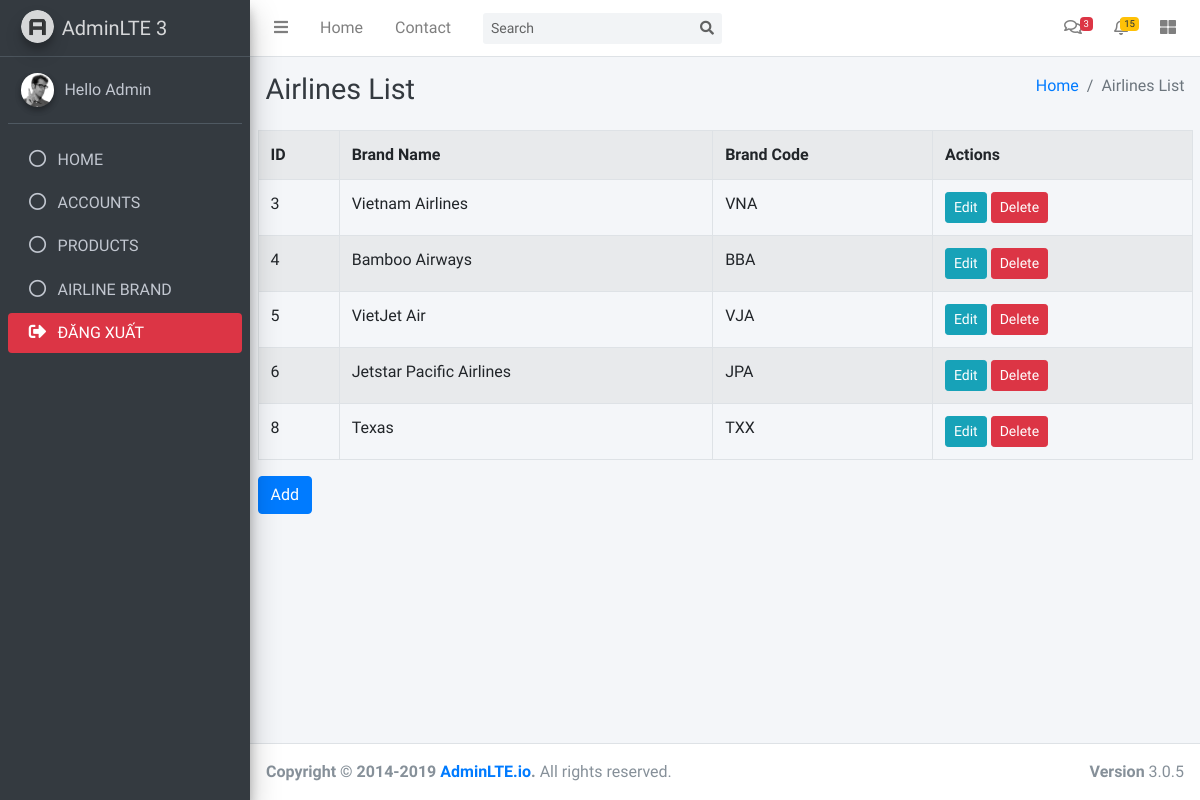
Screenshot of /admin/airlineBrand.php (signed in) with the database file from the repository.
### tables this page shows
CREATE TABLE `airlines` (
  `airline_id` int(11) NOT NULL,
  `airline_code` varchar(10) NOT NULL,
  `airline_name` varchar(255) NOT NULL,
  `img` varchar(255) DEFAULT NULL
);

### admin/airlineBrand.php (the view, shortened to what this page needs)
<?php
include 'layout/header.php';
include '../config/connect.php';
$query = "SELECT * FROM airlines";
$result = mysqli_query($conn, $query);
?>
<div class="content-header">
    <div class="container-fluid">
        <div class="row mb-2">
            <div class="col-sm-6">
                <h1 class="m-0 text-dark">Airlines List</h1>
            </div>
            <div class="col-sm-6">
                <ol class="breadcrumb float-sm-right">
                    <li class="breadcrumb-item"><a href="#">Home</a></li>
                    <li class="breadcrumb-item active">Airlines List</li>
                </ol>
            </div>
        </div>
    </div>
</div>
<div class="container-fluid">
    <?php
    if (mysqli_num_rows($result) > 0) {
        echo "<table class='table table-striped table-bordered'>";
        echo "<tr><th>ID</th><th>Brand Name</th><th>Brand Code</th><th>Actions</th></tr>";
        while ($row = mysqli_fetch_assoc($result)) {
            echo "<tr>";
            echo "<td>" . $row["airline_id"] . "</td>";
            echo "<td>" . $row["airline_name"] . "</td>";
            echo "<td>" . $row["airline_code"] . "</td>";
            echo "<td><a href='editA.php?id=" . $row["airline_id"] . "' class='btn btn-info btn-sm'>Edit</a> <a href='action/delete-airline.php?id=" . $row["airline_id"] . "' class='btn btn-danger btn-sm'>Delete</a></td>";
            echo "</tr>";
        }
        echo "</table>";
        echo "<a href='addA.php' class='btn btn-primary'>Add</a>";
    } else {
        echo "0 results";
    }
    ?>
</div>
<?php include 'layout/footer.php'; ?>

### rows the page displays
airlines: airline_id "3", airline_name "Vietnam Airlines", airline_code "VNA"
airlines: airline_id "4", airline_name "Bamboo Airways", airline_code "BBA"
airlines: airline_id "5", airline_name "VietJet Air", airline_code "VJA"
airlines: airline_id "6", airline_name "Jetstar Pacific Airlines", airline_code "JPA"
airlines: airline_id "8", airline_name "Texas", airline_code "TXX"
